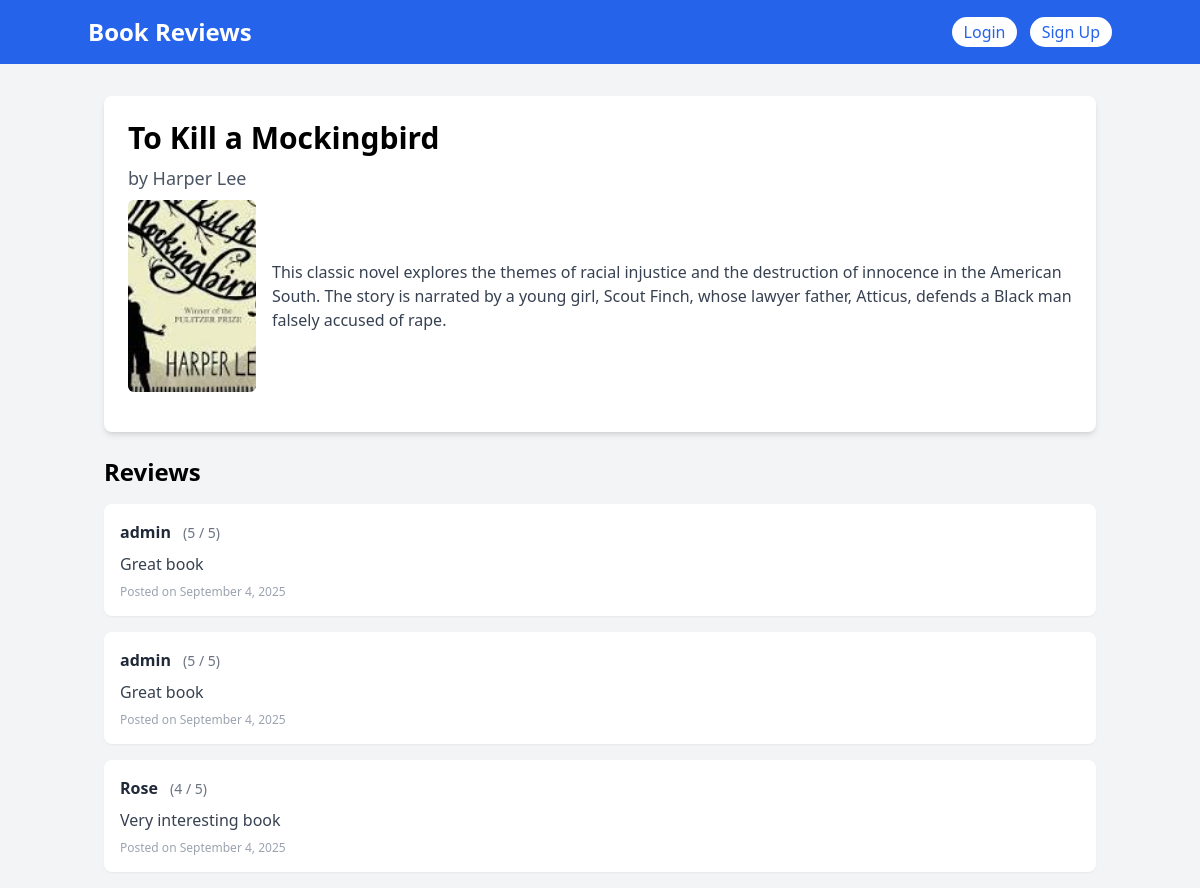
Screenshot of /book/1/ with the database file from the repository.
### reviews/models.py (models this page shows, shortened)
class Book(models.Model):
    title=models.CharField()
    author=models.CharField()
    description=models.TextField()
    cover_image=models.ImageField(upload_to='book_covers/')
    categories=models.ManyToManyField('Category')

class Review(models.Model):
    book = models.ForeignKey(Book, on_delete=models.CASCADE, related_name='reviews')
    user = models.ForeignKey(User, on_delete=models.CASCADE)
    rating = models.IntegerField()
    comment = models.TextField()
    created_at = models.DateTimeField(auto_now_add=True)

### reviews/views.py (the view)
# urls.py: path('book/<int:pk>/', BookDetailView.as_view(), name='book-detail'),
class BookDetailView(DetailView):
    model = Book
    template_name = 'book_detail.html'
    context_object_name = 'book'

### reviews/templates/book_detail.html (shortened to what this page needs)
{% extends "base.html" %}
{% block content %}
<div class="bg-white p-6 rounded-lg shadow-md mb-6">
    <h1 class="text-3xl font-bold mb-2">{{ book.title }}</h1>
    <p class="text-lg text-gray-600 mb-2">by {{ book.author }}</p>
    <div class="flex items-center mb-4">
        {% if book.cover_image %}
        <img src="{{ book.cover_image.url }}" alt="{{ book.title }} Cover" class="w-32 h-48 object-cover rounded-md mr-4">
        {% endif %}
        <p class="text-gray-700">{{ book.description }}</p>
    </div>
</div>
<h2 class="text-2xl font-semibold mb-4">Reviews</h2>
<div class="space-y-4">
    {% for review in book.reviews.all %}
    <div class="bg-white p-4 rounded-lg shadow-sm">
        <div class="flex justify-between items-center mb-2">
            <div>
                <span class="font-bold text-gray-800">{{ review.user.username }}</span>
                <span class="text-sm text-gray-500 ml-2">({{ review.rating }} / 5)</span>
            </div>
        </div>
        <p class="text-gray-700">{{ review.comment }}</p>
        <p class="text-xs text-gray-400 mt-2">Posted on {{ review.created_at|date:"F j, Y" }}</p>
    </div>
    {% empty %}
    <p>No reviews yet. Be the first to leave one!</p>
    {% endfor %}
</div>
{% endblock %}

### rows the page displays
Book: title "To Kill a Mockingbird", author "Harper Lee", cover_image (picture), description "This classic novel explores the themes of racial injustice and the destruction of innocence in the American South. The story is narrated by a young girl, Scout Finch, whose lawyer father, Atticus, defends a Black man falsely accused of rape."
Review: user.username "admin", rating "5", comment "Great book", created_at "September 4, 2025"
Review: user.username "admin", rating "5", comment "Great book", created_at "September 4, 2025"
Review: user.username "Rose", rating "4", comment "Very interesting book", created_at "September 4, 2025"
